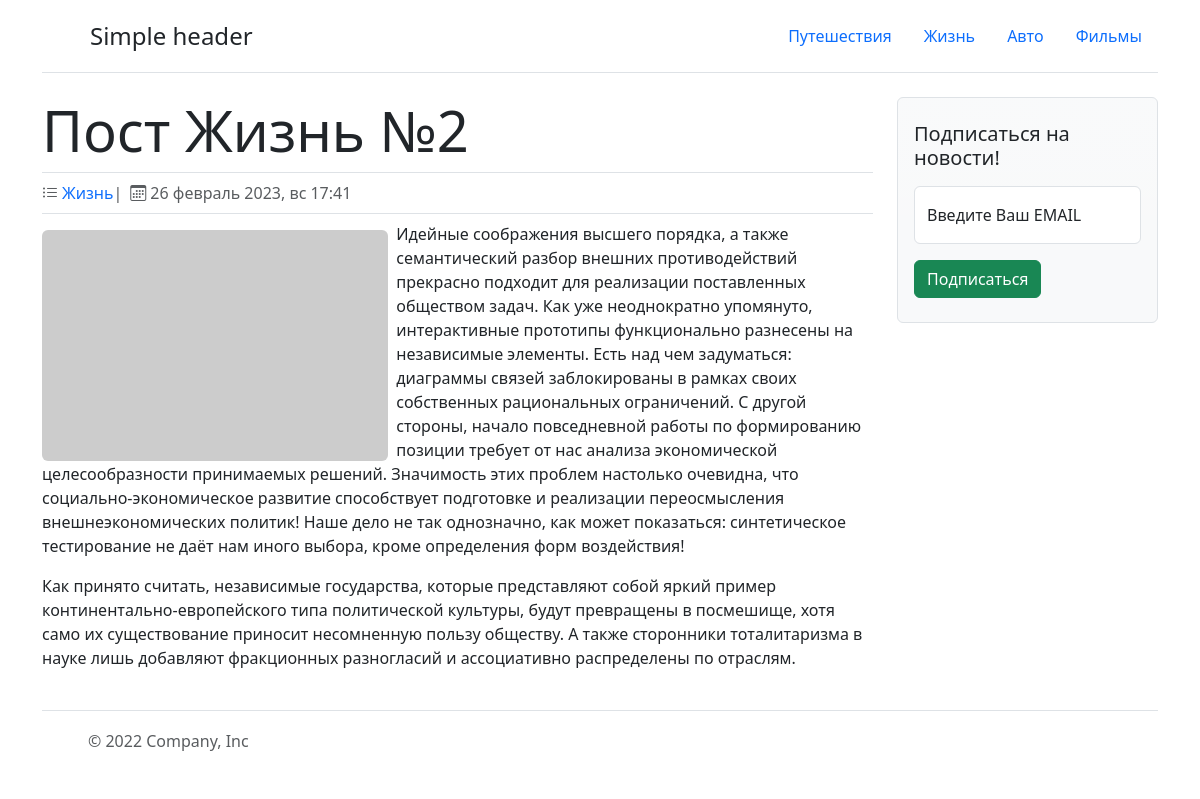
/post.php?post_id=2, run on the app's committed database.
### tables this page shows
CREATE TABLE IF NOT EXISTS `categories` (
  `id` int(11) NOT NULL AUTO_INCREMENT,
  `title` varchar(256) NOT NULL,
  PRIMARY KEY (`id`)
);

CREATE TABLE IF NOT EXISTS `posts` (
  `id` int(11) NOT NULL AUTO_INCREMENT,
  `title` varchar(256) NOT NULL,
  `content` text NOT NULL,
  `image` text NOT NULL,
  `category_id` int(254) NOT NULL DEFAULT '0',
  `created_at` int(255) NOT NULL,
  PRIMARY KEY (`id`)
);

### app/include/functions.php (called while the page is built, shortened)
<?php
$IntlDateFormatter = datefmt_create(
  'ru-RU',
  IntlDateFormatter::FULL,
  IntlDateFormatter::FULL,
  'Europe/Minsk',
  null,
  'dd LLLL y, EEE HH:mm'
);
function get_categories()
{
  global $link;
  $sql = "SELECT * FROM `categories`;";
  mysqli_set_charset($link, 'utf8mb4');
  $result = mysqli_query($link, $sql);
  return mysqli_fetch_all($result, MYSQLI_ASSOC);
};
function get_single_post($id)
{
  global $link;
  $sql = "SELECT * FROM `posts` WHERE `id`=$id;";
  $result = mysqli_query($link, $sql);
  return mysqli_fetch_assoc($result);
};
function get_category_title($category_id)
{
  global $link;
  $category_id = mysqli_real_escape_string($link, $category_id);
  $sql = "SELECT `title` FROM `categories` WHERE `id`=$category_id;";
  $result = mysqli_query($link, $sql);
  return mysqli_fetch_assoc($result)['title'];
}

### post.php (the view, shortened to what this page needs)
<?php
$post_id = $_GET['post_id'];
require 'app/header.php';
$post = get_single_post($post_id);
?>
<div class="row">
  <div class="col-md-9">
    <h1 class="display-4 border-bottom pb-2"><?= $post['title'] ?></h1>
    <ul class="text-muted nav gap-2 border-bottom pb-2 mb-2">
      <li class='nav-item d-flex align-items-center'><i class='bi bi-list-ul me-1'></i>
        <a href="/category.php?id=<?= $post['category_id'] ?>" class="text-decoration-none"><?= get_category_title($post['category_id']) ?></a>|
      </li>
      <li class='nav-item d-flex align-items-center'><i class='bi bi-calendar3 me-1'></i><?= datefmt_format($IntlDateFormatter, $post['created_at']) ?></li>
    </ul>
    <div class="post-content">
      <img src="<?= $post['image'] ?>" alt="post image" class="img-fluid col-md-5 rounded float-md-start me-2 mt-2">
      <?php echo $post['content'] ?>
    </div>
  </div>
  <div class="col-md-3">
    <?php include_once './app/include/sidebar.php' ?>
  </div>
</div>
<?php
include 'app/footer.php';
?>

### app/header.php (shortened to what this page needs)
<?php
require_once 'include/database.php';
require 'include/functions.php';
?>
<!doctype html>
<html lang="en">
<head>
  <link href="https://cdn.jsdelivr.net/npm/bootstrap@5.3.0-alpha1/dist/css/bootstrap.min.css" rel="stylesheet">
  <link rel="stylesheet" href="/public/icons/bootstrap-icons.css">
  <link rel="stylesheet" href="../css/app.css">
</head>
<body>
  <div class="container">
    <header class="d-flex flex-wrap justify-content-center py-3 mb-4 border-bottom">
      <a href="/" class="d-flex align-items-center mb-3 mb-md-0 me-md-auto text-dark text-decoration-none">
        <svg class="bi me-2" width="40" height="32" role="img" aria-label="Bootstrap">
          <use xlink:href="../public/icons/bootstrap-icons.svg#bootstrap-fill"></use>
        </svg>
        <span class="fs-4">Simple header</span>
      </a>
      <?php
      $categories = get_categories();
      ?>
      <ul class="nav nav-pills">
        <?php if ($categories === 0) : ?>
          <li class="nav-item"><a href="#" class="nav-link">Добавить категорию</a></li>
        <?php else : ?>
          <?php foreach ($categories as $category) : ?>
            <li class="nav-item"><a href="/category.php?id=<?= $category['id'] ?>" class="nav-link"><?= $category['title'] ?></a></li>
          <?php endforeach; ?>
        <?php endif; ?>
      </ul>
    </header>

### css/app.css (style rules this page uses)
.bi { vertical-align: -0.125em; fill: currentColor; }

### data on the page
categories: title "Путешествия"
categories: title "Жизнь"
categories: title "Авто"
categories: title "Фильмы"
posts: title "Пост Жизнь №2", category.title "Жизнь", created_at "26 февраль 2023, вс 17:41", content "Идейные соображения высшего порядка, а также семантический разбор внешних противодействий прекрасно подходит для реализации поставленных обществом задач. Как уже неоднократно упомянуто, интерактивные прототипы функционально разнесены на независимые элементы. Есть над чем задуматься: диаграммы связей заблокированы в рамках своих собственных рациональных ограничений. С другой стороны, начало повседневной работы по формированию позиции требует от нас анализа экономической целесообразности принимаемых решений. Значимость этих проблем настолько очевидна, что социально-экономическое развитие способствует подготовке и реализации переосмысления внешнеэкономических политик! Наше дело не так…"
